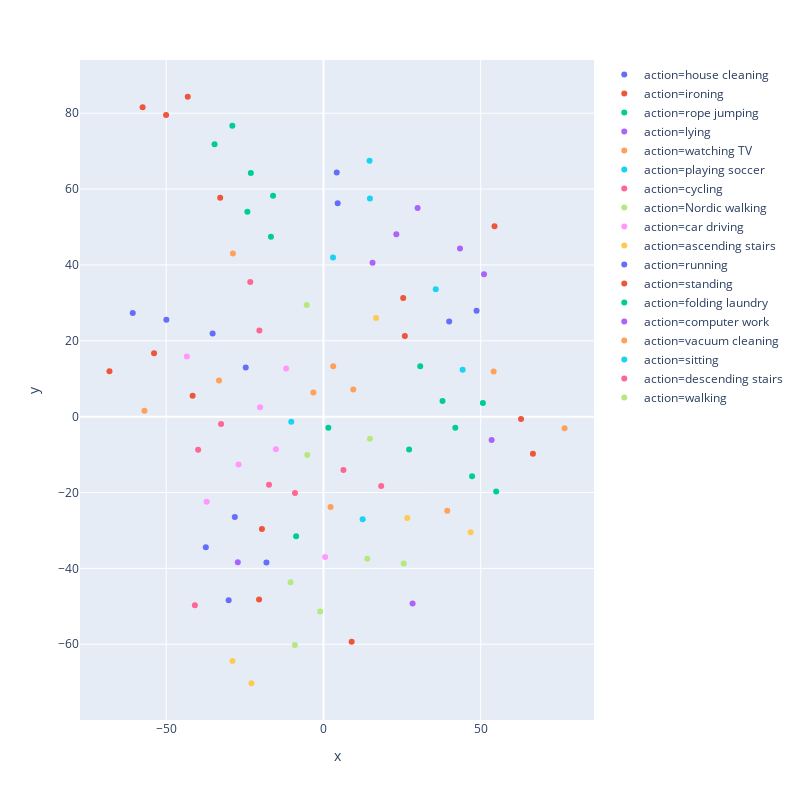

The code cell stored with this chart in its notebook:
### Code cell
# view spatial distribution after transfer learning 
spatial_simulate(ae_model1, sample_dl, Id2Label)

### Figure 1 — Plotly figure (JSON) as saved in the notebook; plotly's stock layout.template omitted (floating-point values rounded to 4 significant figures)
{"data": [{"hoverlabel": {"namelength": 0}, "hovertemplate": "action=house cleaning<br>x=%{x}<br>y=%{y}", "legendgroup": "action=house cleaning", "marker": {"color": "#636efa", "symbol": "circle"}, "mode": "markers", "name": "action=house cleaning", "showlegend": true, "type": "scatter", "x": [-60.64, -49.95, -28.19, -35.24, -24.71, -18.13], "xaxis": "x", "y": [27.36, 25.56, -26.47, 21.96, 12.98, -38.42], "yaxis": "y"}, {"hoverlabel": {"namelength": 0}, "hovertemplate": "action=ironing<br>x=%{x}<br>y=%{y}", "legendgroup": "action=ironing", "marker": {"color": "#EF553B", "symbol": "circle"}, "mode": "markers", "name": "action=ironing", "showlegend": true, "type": "scatter", "x": [25.88, 25.35, -41.6, -20.47, -19.56, 54.39], "xaxis": "x", "y": [21.27, 31.27, 5.541, -48.18, -29.62, 50.23], "yaxis": "y"}, {"hoverlabel": {"namelength": 0}, "hovertemplate": "action=rope jumping<br>x=%{x}<br>y=%{y}", "legendgroup": "action=rope jumping", "marker": {"color": "#00cc96", "symbol": "circle"}, "mode": "markers", "name": "action=rope jumping", "showlegend": true, "type": "scatter", "x": [41.93, -34.63, -16.03, -8.697, 30.77, 54.92, -16.7, 37.85, -24.18, 47.26, -28.97], "xaxis": "x", "y": [-2.896, 71.81, 58.21, -31.53, 13.3, -19.74, 47.44, 4.14, 54.04, -15.71, 76.73], "yaxis": "y"}, {"hoverlabel": {"namelength": 0}, "hovertemplate": "action=lying<br>x=%{x}<br>y=%{y}", "legendgroup": "action=lying", "marker": {"color": "#ab63fa", "symbol": "circle"}, "mode": "markers", "name": "action=lying", "showlegend": true, "type": "scatter", "x": [43.42, -27.24, 15.61, 29.94, 51.05, 23.17], "xaxis": "x", "y": [44.32, -38.41, 40.59, 55.04, 37.52, 48.09], "yaxis": "y"}, {"hoverlabel": {"namelength": 0}, "hovertemplate": "action=watching TV<br>x=%{x}<br>y=%{y}", "legendgroup": "action=watching TV", "marker": {"color": "#FFA15A", "symbol": "circle"}, "mode": "markers", "name": "action=watching TV", "showlegend": true, "type": "scatter", "x": [-56.92, 9.48, 76.66, -28.79, 3.102, -3.203], "xaxis": "x", "y": [1.561, 7.194, -3.062, 43.01, 13.31, 6.389], "yaxis": "y"}, {"hoverlabel": {"namelength": 0}, "hovertemplate": "action=playing soccer<br>x=%{x}<br>y=%{y}", "legendgroup": "action=playing soccer", "marker": {"color": "#19d3f3", "symbol": "circle"}, "mode": "markers", "name": "action=playing soccer", "showlegend": true, "type": "scatter", "x": [-10.23, 12.46, 3.046], "xaxis": "x", "y": [-1.337, -27.08, 41.98], "yaxis": "y"}, {"hoverlabel": {"namelength": 0}, "hovertemplate": "action=cycling<br>x=%{x}<br>y=%{y}", "legendgroup": "action=cycling", "marker": {"color": "#FF6692", "symbol": "circle"}, "mode": "markers", "name": "action=cycling", "showlegend": true, "type": "scatter", "x": [-17.31, -9.058, -32.56, -23.27, -39.85, 6.358, -20.37], "xaxis": "x", "y": [-17.93, -20.11, -1.959, 35.54, -8.717, -14.03, 22.71], "yaxis": "y"}, {"hoverlabel": {"namelength": 0}, "hovertemplate": "action=Nordic walking<br>x=%{x}<br>y=%{y}", "legendgroup": "action=Nordic walking", "marker": {"color": "#B6E880", "symbol": "circle"}, "mode": "markers", "name": "action=Nordic walking", "showlegend": true, "type": "scatter", "x": [14.79, 25.53, -5.317, -1.029, -9.088], "xaxis": "x", "y": [-5.8, -38.74, 29.43, -51.39, -60.19], "yaxis": "y"}, {"hoverlabel": {"namelength": 0}, "hovertemplate": "action=car driving<br>x=%{x}<br>y=%{y}", "legendgroup": "action=car driving", "marker": {"color": "#FF97FF", "symbol": "circle"}, "mode": "markers", "name": "action=car driving", "showlegend": true, "type": "scatter", "x": [-15.14, -27.01, 0.5425, -20.15, -11.87, -43.45, -37.14], "xaxis": "x", "y": [-8.563, -12.63, -36.98, 2.456, 12.7, 15.85, -22.42], "yaxis": "y"}, {"hoverlabel": {"namelength": 0}, "hovertemplate": "action=ascending stairs<br>x=%{x}<br>y=%{y}", "legendgroup": "action=ascending stairs", "marker": {"color": "#FECB52", "symbol": "circle"}, "mode": "markers", "name": "action=ascending stairs", "showlegend": true, "type": "scatter", "x": [-22.91, 46.79, 16.72, -28.92, 26.64], "xaxis": "x", "y": [-70.28, -30.49, 26.0, -64.44, -26.7], "yaxis": "y"}, {"hoverlabel": {"namelength": 0}, "hovertemplate": "action=running<br>x=%{x}<br>y=%{y}", "legendgroup": "action=running", "marker": {"color": "#636efa", "symbol": "circle"}, "mode": "markers", "name": "action=running", "showlegend": true, "type": "scatter", "x": [4.219, 39.98, 4.525, -30.14, -37.41, 48.68], "xaxis": "x", "y": [64.36, 25.07, 56.27, -48.39, -34.43, 27.94], "yaxis": "y"}, {"hoverlabel": {"namelength": 0}, "hovertemplate": "action=standing<br>x=%{x}<br>y=%{y}", "legendgroup": "action=standing", "marker": {"color": "#EF553B", "symbol": "circle"}, "mode": "markers", "name": "action=standing", "showlegend": true, "type": "scatter", "x": [-32.83, 66.61, -57.5, 8.965, -68.05, -43.15, -53.87, 62.82, -50.04], "xaxis": "x", "y": [57.73, -9.756, 81.55, -59.36, 12.0, 84.35, 16.74, -0.5932, 79.52], "yaxis": "y"}, {"hoverlabel": {"namelength": 0}, "hovertemplate": "action=folding laundry<br>x=%{x}<br>y=%{y}", "legendgroup": "action=folding laundry", "marker": {"color": "#00cc96", "symbol": "circle"}, "mode": "markers", "name": "action=folding laundry", "showlegend": true, "type": "scatter", "x": [1.559, 50.7, 27.23, -23.09], "xaxis": "x", "y": [-2.889, 3.606, -8.654, 64.22], "yaxis": "y"}, {"hoverlabel": {"namelength": 0}, "hovertemplate": "action=computer work<br>x=%{x}<br>y=%{y}", "legendgroup": "action=computer work", "marker": {"color": "#ab63fa", "symbol": "circle"}, "mode": "markers", "name": "action=computer work", "showlegend": true, "type": "scatter", "x": [28.35, 53.47], "xaxis": "x", "y": [-49.25, -6.159], "yaxis": "y"}, {"hoverlabel": {"namelength": 0}, "hovertemplate": "action=vacuum cleaning<br>x=%{x}<br>y=%{y}", "legendgroup": "action=vacuum cleaning", "marker": {"color": "#FFA15A", "symbol": "circle"}, "mode": "markers", "name": "action=vacuum cleaning", "showlegend": true, "type": "scatter", "x": [39.37, 54.11, -33.21, 2.256], "xaxis": "x", "y": [-24.8, 11.92, 9.531, -23.81], "yaxis": "y"}, {"hoverlabel": {"namelength": 0}, "hovertemplate": "action=sitting<br>x=%{x}<br>y=%{y}", "legendgroup": "action=sitting", "marker": {"color": "#19d3f3", "symbol": "circle"}, "mode": "markers", "name": "action=sitting", "showlegend": true, "type": "scatter", "x": [35.71, 14.65, 14.78, 44.26], "xaxis": "x", "y": [33.6, 67.44, 57.51, 12.38], "yaxis": "y"}, {"hoverlabel": {"namelength": 0}, "hovertemplate": "action=descending stairs<br>x=%{x}<br>y=%{y}", "legendgroup": "action=descending stairs", "marker": {"color": "#FF6692", "symbol": "circle"}, "mode": "markers", "name": "action=descending stairs", "showlegend": true, "type": "scatter", "x": [18.36, -40.89], "xaxis": "x", "y": [-18.25, -49.72], "yaxis": "y"}, {"hoverlabel": {"namelength": 0}, "hovertemplate": "action=walking<br>x=%{x}<br>y=%{y}", "legendgroup": "action=walking", "marker": {"color": "#B6E880", "symbol": "circle"}, "mode": "markers", "name": "action=walking", "showlegend": true, "type": "scatter", "x": [-5.137, 13.94, -10.47], "xaxis": "x", "y": [-10.13, -37.44, -43.66], "yaxis": "y"}], "layout": {"height": 800, "legend": {"tracegroupgap": 0}, "margin": {"t": 60}, "width": 800, "xaxis": {"anchor": "y", "domain": [0, 1], "title": {"text": "x"}}, "yaxis": {"anchor": "x", "domain": [0, 1], "title": {"text": "y"}}}}
